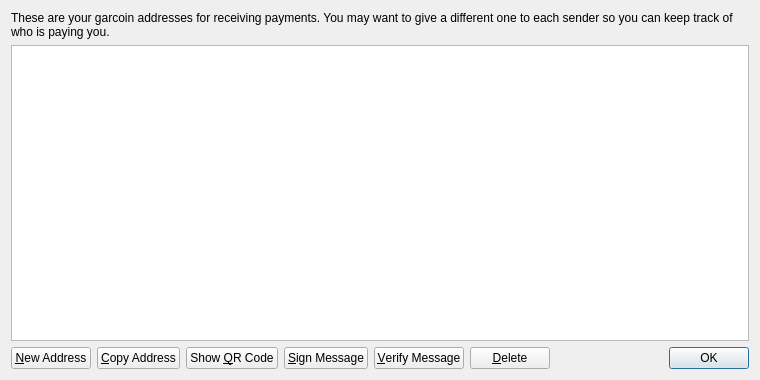
<?xml version="1.0" encoding="UTF-8"?>
<ui version="4.0">
 <class>AddressBookPage</class>
 <widget class="QWidget" name="AddressBookPage">
  <property name="geometry">
   <rect>
    <x>0</x>
    <y>0</y>
    <width>760</width>
    <height>380</height>
   </rect>
  </property>
  <property name="windowTitle">
   <string>Address Book</string>
  </property>
  <layout class="QVBoxLayout" name="verticalLayout">
   <item>
    <widget class="QLabel" name="labelExplanation">
     <property name="text">
      <string>These are your garcoin addresses for receiving payments. You may want to give a different one to each sender so you can keep track of who is paying you.</string>
     </property>
     <property name="textFormat">
      <enum>Qt::PlainText</enum>
     </property>
     <property name="wordWrap">
      <bool>true</bool>
     </property>
    </widget>
   </item>
   <item>
    <widget class="QTableView" name="tableView">
     <property name="contextMenuPolicy">
      <enum>Qt::CustomContextMenu</enum>
     </property>
     <property name="toolTip">
      <string>Double-click to edit address or label</string>
     </property>
     <property name="tabKeyNavigation">
      <bool>false</bool>
     </property>
     <property name="alternatingRowColors">
      <bool>true</bool>
     </property>
     <property name="selectionMode">
      <enum>QAbstractItemView::SingleSelection</enum>
     </property>
     <property name="selectionBehavior">
      <enum>QAbstractItemView::SelectRows</enum>
     </property>
     <property name="sortingEnabled">
      <bool>true</bool>
     </property>
     <attribute name="verticalHeaderVisible">
      <bool>false</bool>
     </attribute>
    </widget>
   </item>
   <item>
    <layout class="QHBoxLayout" name="horizontalLayout">
     <item>
      <widget class="QPushButton" name="newAddressButton">
       <property name="toolTip">
        <string>Create a new address</string>
       </property>
       <property name="text">
        <string>&amp;New Address</string>
       </property>
       <property name="icon">
        <iconset resource="../bitcoin.qrc">
         <normaloff>:/icons/add</normaloff>:/icons/add</iconset>
       </property>
      </widget>
     </item>
     <item>
      <widget class="QPushButton" name="copyToClipboard">
       <property name="toolTip">
        <string>Copy the currently selected address to the system clipboard</string>
       </property>
       <property name="text">
        <string>&amp;Copy Address</string>
       </property>
       <property name="icon">
        <iconset resource="../bitcoin.qrc">
         <normaloff>:/icons/editcopy</normaloff>:/icons/editcopy</iconset>
       </property>
      </widget>
     </item>
     <item>
      <widget class="QPushButton" name="showQRCode">
       <property name="text">
        <string>Show &amp;QR Code</string>
       </property>
       <property name="icon">
        <iconset resource="../bitcoin.qrc">
         <normaloff>:/icons/qrcode</normaloff>:/icons/qrcode</iconset>
       </property>
      </widget>
     </item>
     <item>
      <widget class="QPushButton" name="signMessage">
       <property name="toolTip">
        <string>Sign a message to prove you own a Bitcoin address</string>
       </property>
       <property name="text">
        <string>&amp;Sign Message</string>
       </property>
       <property name="icon">
        <iconset resource="../bitcoin.qrc">
         <normaloff>:/icons/edit</normaloff>:/icons/edit</iconset>
       </property>
      </widget>
     </item>
     <item>
      <widget class="QPushButton" name="verifyMessage">
       <property name="toolTip">
        <string>Verify a message to ensure it was signed with a specified Bitcoin address</string>
       </property>
       <property name="text">
        <string>&amp;Verify Message</string>
       </property>
       <property name="icon">
        <iconset resource="../bitcoin.qrc">
         <normaloff>:/icons/transaction_0</normaloff>:/icons/transaction_0</iconset>
       </property>
      </widget>
     </item>
     <item>
      <widget class="QPushButton" name="deleteButton">
       <property name="toolTip">
        <string>Delete the currently selected address from the list. Only sending addresses can be deleted.</string>
       </property>
       <property name="text">
        <string>&amp;Delete</string>
       </property>
       <property name="icon">
        <iconset resource="../bitcoin.qrc">
         <normaloff>:/icons/remove</normaloff>:/icons/remove</iconset>
       </property>
      </widget>
     </item>
     <item>
      <spacer name="horizontalSpacer">
       <property name="orientation">
        <enum>Qt::Horizontal</enum>
       </property>
       <property name="sizeHint" stdset="0">
        <size>
         <width>40</width>
         <height>20</height>
        </size>
       </property>
      </spacer>
     </item>
     <item>
      <widget class="QDialogButtonBox" name="buttonBox">
       <property name="sizePolicy">
        <sizepolicy hsizetype="Maximum" vsizetype="Fixed">
         <horstretch>0</horstretch>
         <verstretch>0</verstretch>
        </sizepolicy>
       </property>
       <property name="standardButtons">
        <set>QDialogButtonBox::Ok</set>
       </property>
      </widget>
     </item>
    </layout>
   </item>
  </layout>
 </widget>
 <resources>
  <include location="../bitcoin.qrc"/>
 </resources>
 <connections/>
</ui>
